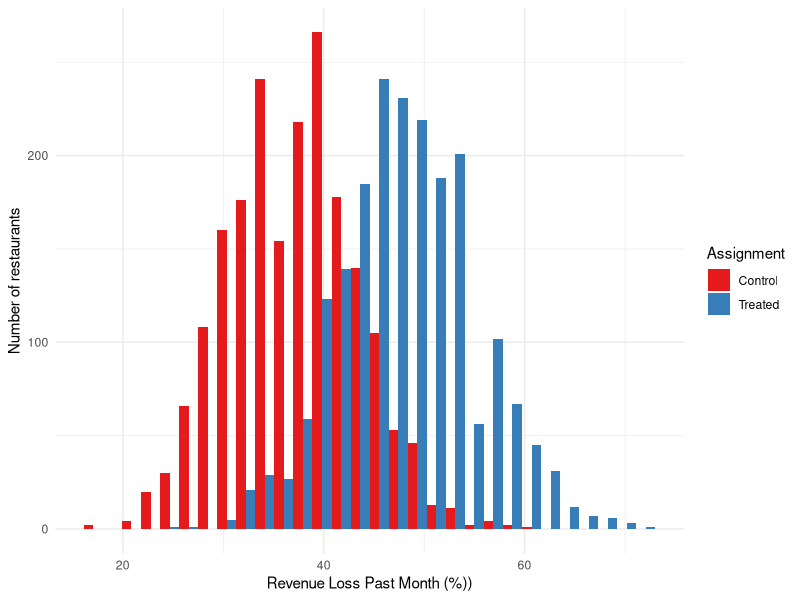
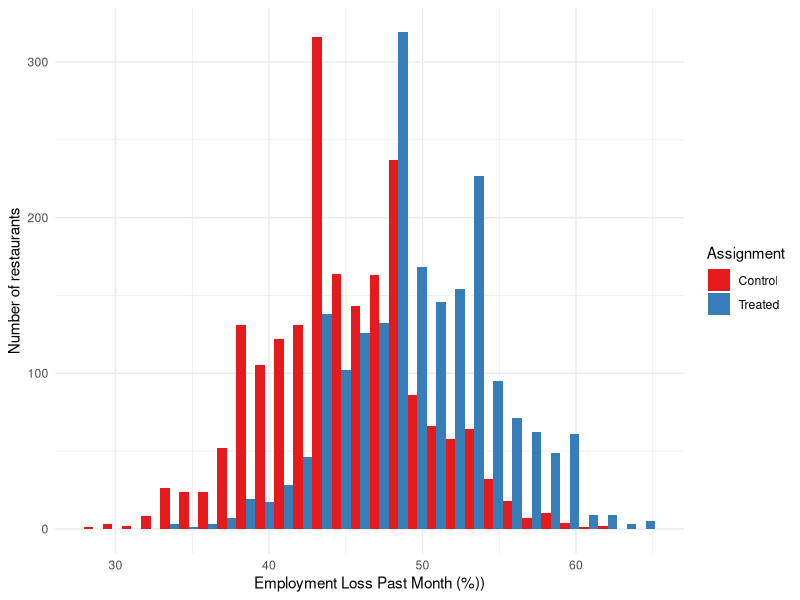
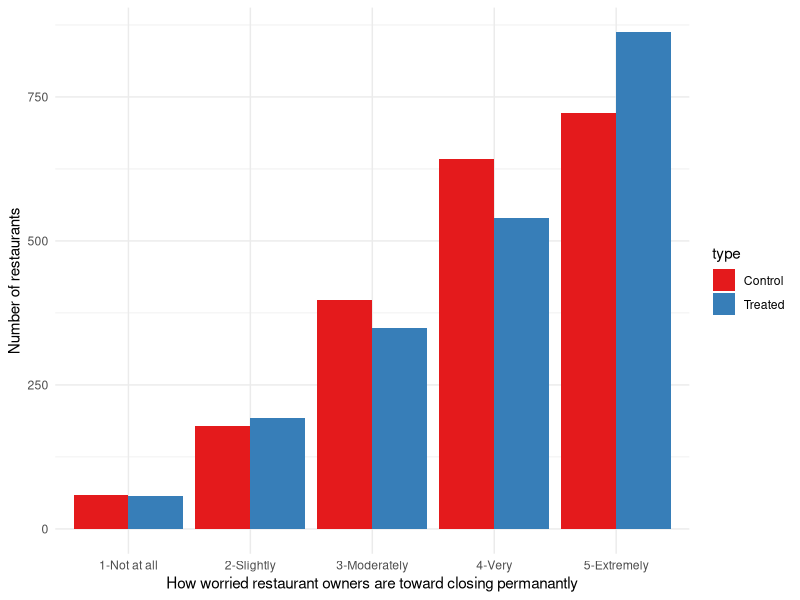
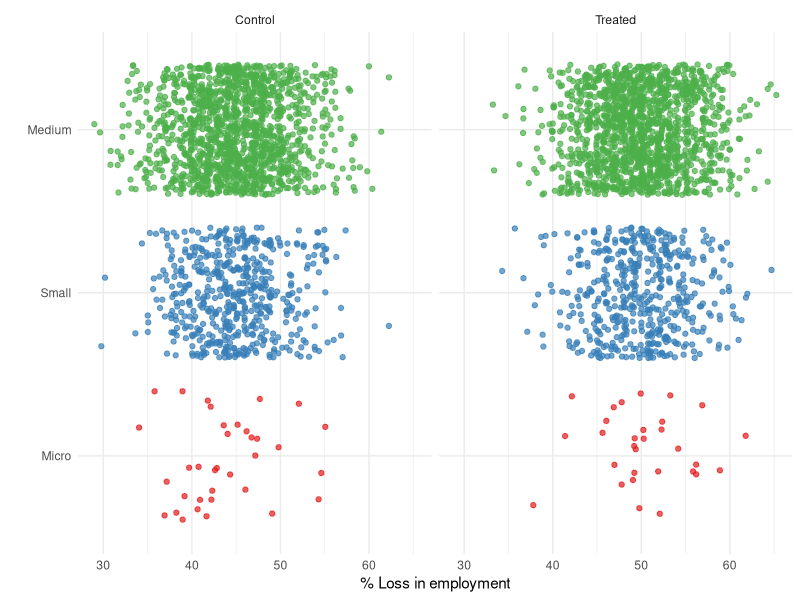
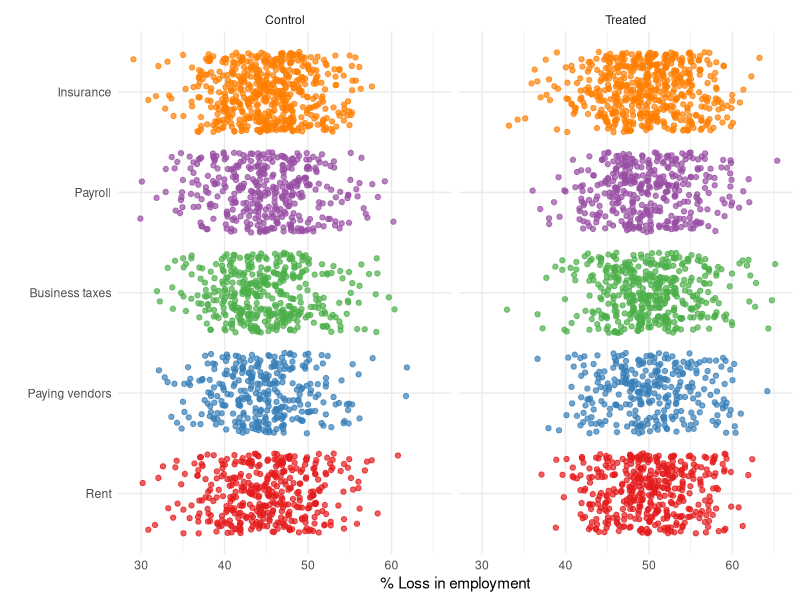
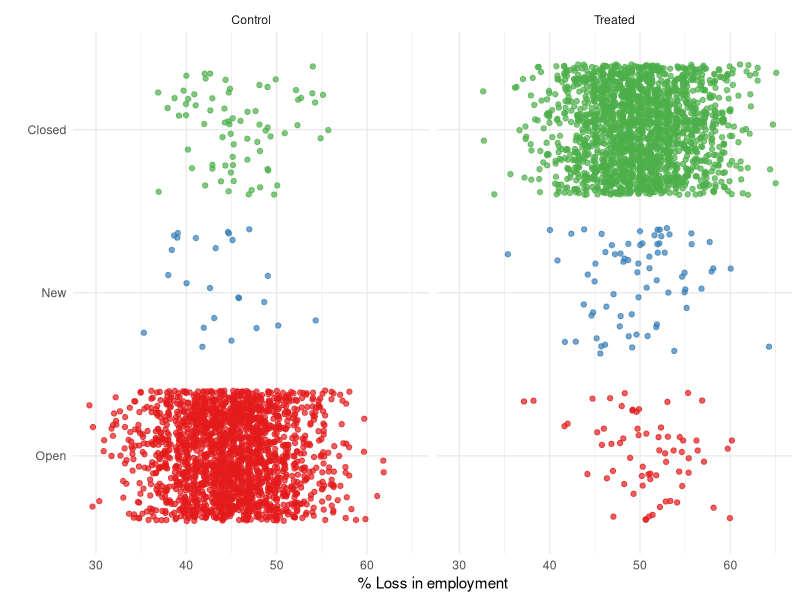
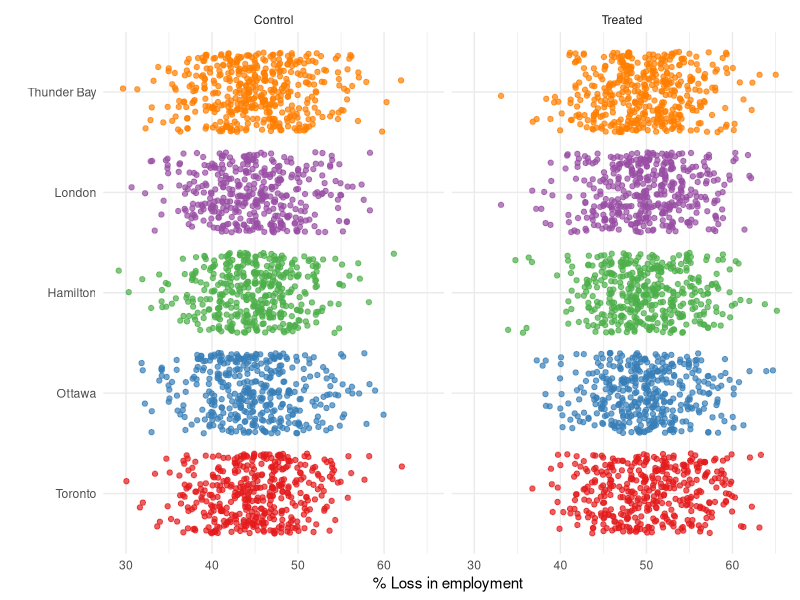
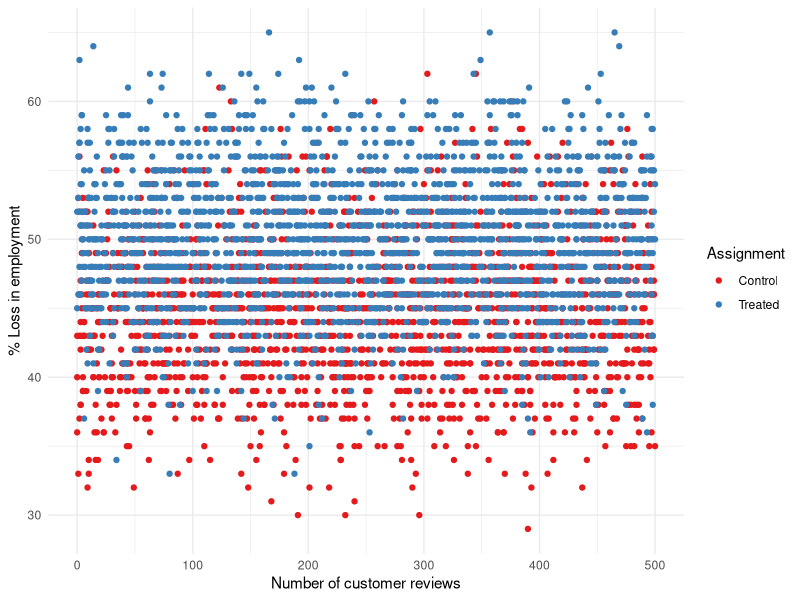

Reproduce these figures in R, in order.
## ---- chunk 1
knitr::opts_chunk$set(echo = TRUE)

#############################TESTING
#### Workspace setup ####
library(tidyverse)
library(tibble)
library(ggplot2)

# Load dataset
simulated_dataset <- readr::read_csv("../../inputs/simulated_dataset.csv")

## ---- chunk 2
#Describe Q1
simulated_dataset %>% 
  ggplot(aes(x = Q1, fill = type)) +
  geom_histogram(position="dodge") +
  theme_minimal() +
  labs(x = "Revenue Loss Past Month (%))",
       y = "Number of restaurants",
       fill = "Assignment") +
  scale_fill_brewer(palette = "Set1")

## ---- chunk 3
#Describe Q2
simulated_dataset %>% 
  ggplot(aes(x = Q2, fill = type)) +
  geom_histogram(position="dodge") +
  theme_minimal() +
  labs(x = "Employment Loss Past Month (%))",
       y = "Number of restaurants",
       fill = "Assignment") +
  scale_fill_brewer(palette = "Set1")

## ---- chunk 4
#Describe Q3
simulated_dataset %>% 
  ggplot(aes(x = Q3, fill=type)) +
  geom_bar(position = 'dodge') +
  labs(x = "How worried restaurant owners are toward closing permanantly",
       y = "Number of restaurants") +
  theme_minimal() +
  scale_fill_brewer(palette = "Set1")
## ---- chunk 5

################################# COMPARE LAYOFFS(Q2) AGAINST DIFFERENT FACTORS
############# numerical vs. categorical variables 
#2v4
simulated_dataset %>% 
ggplot( 
       aes(y = factor(Q4,
                      labels = c("Micro",
                                 "Small",
                                 "Medium")), 
           x = Q2, 
           color = Q4)) +
  geom_jitter(alpha = 0.7,
              size = 1.5) + 
  labs(x = "% Loss in employment",
       y = "") +
  facet_wrap(vars(type)) +
  scale_color_brewer(palette = "Set1")+
  theme_minimal() +
  theme(legend.position = "none")

## ---- chunk 6

################################# COMPARE LAYOFFS(Q2) AGAINST DIFFERENT FACTORS
############# numerical vs. categorical variables 
#2v5
simulated_dataset %>% 
ggplot( 
       aes(y = factor(Q5,
                      labels = c("Rent",
                                "Paying vendors",
                                "Business taxes",
                                "Payroll",
                                "Insurance")), 
           x = Q2, 
           color = Q5)) +
  geom_jitter(alpha = 0.7,
              size = 1.5) + 
  labs(x = "% Loss in employment",
       y = "") +
  facet_wrap(vars(type)) +
  scale_color_brewer(palette = "Set1")+
  theme_minimal() +
  theme(legend.position = "none")

## ---- chunk 7

################################# COMPARE LAYOFFS(Q2) AGAINST DIFFERENT FACTORS
############# numerical vs. categorical variables 
#2v6
simulated_dataset %>% 
ggplot( 
       aes(y = factor(Q6,
                      labels = c("Open",
                                 "New",
                                 "Closed")), 
           x = Q2, 
           color = Q6)) +
  geom_jitter(alpha = 0.7,
              size = 1.5) + 
  labs(x = "% Loss in employment",
       y = "") +
  facet_wrap(vars(type)) +
  scale_color_brewer(palette = "Set1")+
  theme_minimal() +
  theme(legend.position = "none")

## ---- chunk 8

################################# COMPARE LAYOFFS(Q2) AGAINST DIFFERENT FACTORS
############# numerical vs. categorical variables 
   
#2v10
simulated_dataset %>% 
ggplot( 
       aes(y = factor(Q10,
                      labels = c("Toronto",
                                  "Ottawa",
                                  "Hamilton",
                                  "London",
                                  "Thunder Bay"
                                  )), 
           x = Q2, 
           color = Q10)) +
  geom_jitter(alpha = 0.7,
              size = 1.5) + 
  labs(x = "% Loss in employment",
       y = "") +
  facet_wrap(vars(type)) +
  scale_color_brewer(palette = "Set1")+
  theme_minimal() +
  theme(legend.position = "none")

## ---- chunk 9

################################# COMPARE LAYOFFS(Q2) AGAINST DIFFERENT FACTORS
################################## numerical vs. numerical
# 2v7
simulated_dataset %>% 
  ggplot(aes(x = Q7, y = Q2, color = type)) +
  geom_point() +
  theme_minimal() +
  labs(x = "Number of customer reviews",
       y = "% Loss in employment",
       color = "Assignment") +
  scale_color_brewer(palette = "Set1")
## ---- chunk 10

################################# COMPARE LAYOFFS(Q2) AGAINST DIFFERENT FACTORS
############# numerical vs. numerical variables 
# 2v8
simulated_dataset %>% 
  ggplot(aes(x = Q8, y = Q2, color = type)) +
  geom_point() +
  theme_minimal() +
  labs(x = "Yelp star rating",
       y = "% Loss in employment",
       color = "Assignment") +
  scale_color_brewer(palette = "Set1")
## ---- chunk 11

################################# COMPARE LAYOFFS(Q2) AGAINST DIFFERENT FACTORS
############# numerical vs. numerical variables 
# 2v9
simulated_dataset %>% 
  ggplot(aes(x = Q9, y = Q2, color = type)) +
  geom_point() +
  theme_minimal() +
  labs(x = "Yelp price point",
       y = "% Loss in employment",
       color = "Assignment") +
  scale_color_brewer(palette = "Set1")
## ---- chunk 12

################################# COMPARE WORRINESS(Q3) AGAINST DIFFERENT FACTORS
################################## categorical vs. categorical
# 3v4
simulated_dataset %>% 
  ggplot(aes(x = Q3, 
             fill = Q4)) + 
  geom_bar(position = "fill") +
  labs(x="How worried restaurant owners are toward closing permanantly",y = "porportion")+
  theme_minimal() +
  facet_wrap(vars(type)) +
  scale_color_brewer(palette = "Set1")
## ---- chunk 13

################################# COMPARE WORRINESS(Q3) AGAINST DIFFERENT FACTORS
################################## categorical vs. categorical
# 3v5
simulated_dataset %>% 
  ggplot(aes(x = Q3, 
             fill = Q5)) + 
  geom_bar(position = "fill") +
  labs(x="How worried restaurant owners are toward closing permanantly",y = "porportion")+
  theme_minimal() +
  facet_wrap(vars(type)) +
  scale_color_brewer(palette = "Set1")
## ---- chunk 14

################################# COMPARE WORRINESS(Q3) AGAINST DIFFERENT FACTORS
################################## categorical vs. categorical
# 3v6
simulated_dataset %>% 
  ggplot(aes(x = Q3, 
             fill = Q6)) + 
  geom_bar(position = "fill") +
  labs(x="How worried restaurant owners are toward closing permanantly",y = "porportion")+
  theme_minimal() +
  facet_wrap(vars(type)) +
  scale_color_brewer(palette = "Set1")
## ---- chunk 15

################################# COMPARE WORRINESS(Q3) AGAINST DIFFERENT FACTORS
################################## categorical vs. categorical
# 3v10
simulated_dataset %>% 
  ggplot(aes(x = Q3, 
             fill = Q10)) + 
  geom_bar(position = "fill") +
  labs(x="How worried restaurant owners are toward closing permanantly",y = "porportion")+
  theme_minimal() +
  facet_wrap(vars(type)) +
  scale_color_brewer(palette = "Set1")
## ---- chunk 16

################################# COMPARE Q3 AGAINST DIFFERENT FACTORS
############# numerical vs. categorical variables 

#3v7
simulated_dataset %>% 
ggplot( 
       aes(y = factor(Q3,
                      labels = c(      "5-Extremely",
      "4-Very",
      "3-Moderately",
      "2-Slightly",
      "1-Not at all")), 
           x = Q7, 
           color = Q3)) +
  geom_jitter(alpha = 0.7,
              size = 1.5) + 
  labs(y = "How worried restaurant owners are toward closing permanantly",
       x = "Number of customer reviews") +
  facet_wrap(vars(type)) +
  scale_color_brewer(palette = "Set1")+
  theme_minimal() +
  theme(legend.position = "none")
## ---- chunk 17

################################# COMPARE Q3 AGAINST DIFFERENT FACTORS
############# numerical vs. categorical variables 

#3v8
simulated_dataset %>% 
ggplot( 
       aes(y = factor(Q3,
                      labels = c(      "5-Extremely",
      "4-Very",
      "3-Moderately",
      "2-Slightly",
      "1-Not at all")), 
           x = Q8, 
           color = Q3)) +
  geom_jitter(alpha = 0.7,
              size = 1.5) + 
  labs(y = "How worried restaurant owners are toward closing permanantly",
       x = "Yelp star rating") +
  facet_wrap(vars(type)) +
  scale_color_brewer(palette = "Set1")+
  theme_minimal() +
  theme(legend.position = "none")
## ---- chunk 18

################################# COMPARE Q3 AGAINST DIFFERENT FACTORS
############# numerical vs. categorical variables 

#3v9
simulated_dataset %>% 
ggplot( 
       aes(y = factor(Q3,
                      labels = c(      "5-Extremely",
      "4-Very",
      "3-Moderately",
      "2-Slightly",
      "1-Not at all")), 
           x = Q9, 
           color = Q3)) +
  geom_jitter(alpha = 0.7,
              size = 1.5) + 
  labs(y = "How worried restaurant owners are toward closing permanantly",
       x = "Price point") +
  facet_wrap(vars(type)) +
  scale_color_brewer(palette = "Set1")+
  theme_minimal() +
  theme(legend.position = "none")


